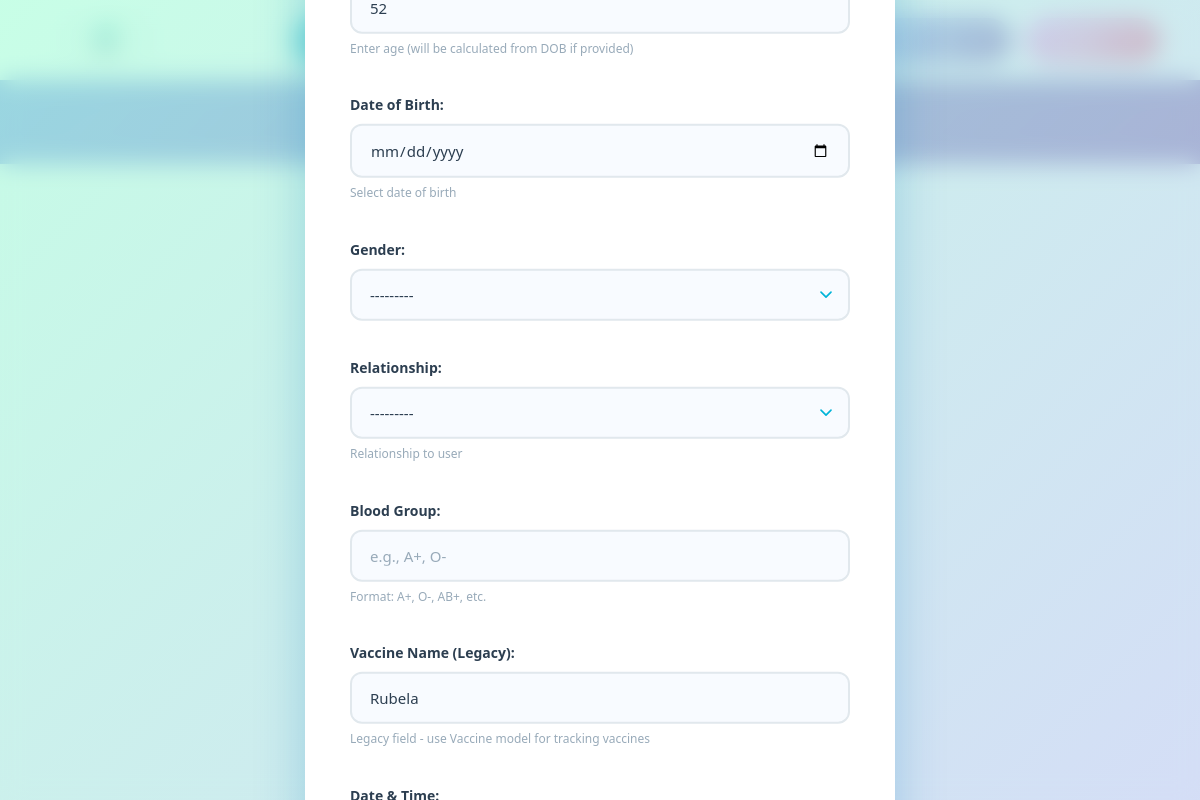
Screenshot of /familymembers/1/edit/ (signed in) with the database file from the repository.
### vaxsafe/models.py (models this page shows, shortened)
class FamilyMember(models.Model):
    RELATIONSHIP_CHOICES = [
        ('Self', 'Self'),
        ('Spouse', 'Spouse'),
        ('Child', 'Child'),
        ('Parent', 'Parent'),
        ('Sibling', 'Sibling'),
        ('Grandparent', 'Grandparent'),
        ('Grandchild', 'Grandchild'),
        ('Other', 'Other'),
    ]
    GENDER_CHOICES = [
        ('Male', 'Male'),
        ('Female', 'Female'),
        ('Other', 'Other')
    ]
    NOTIFICATION_CHOICES = [
        ("Email", "Email"),
        ("SMS", "SMS"),
        ("App Notification", "App Notification")
    ]
    user = models.ForeignKey(User, on_delete=models.CASCADE, related_name="family_members")
    name = models.CharField(max_length=100, help_text="Full name of family member")
    age = models.PositiveIntegerField(blank=True, null=True, help_text="Age (optional if DOB provided)")
    date_of_birth = models.DateField(blank=True, null=True, help_text="Date of birth")
    gender = models.CharField(max_length=10, choices=GENDER_CHOICES, blank=True, null=True)
    relation = models.CharField(max_length=50, choices=RELATIONSHIP_CHOICES, help_text="Relationship to user")
    blood_group = models.CharField(max_length=5, blank=True, null=True, help_text="Blood group (e.g., A+, O-)")
    vaccine_name = models.CharField(max_length=100, blank=True, null=True,
                                    help_text="Legacy field - use Vaccine model instead")
    date_time = models.DateTimeField(blank=True, null=True, help_text="Legacy field")
    notification_type = models.CharField(max_length=50, choices=NOTIFICATION_CHOICES, blank=True, null=True)
    created_at = models.DateTimeField(auto_now_add=True)
    updated_at = models.DateTimeField(auto_now=True)
    class Meta:
        ordering = ['name']
        verbose_name = 'Family Member'
        verbose_name_plural = 'Family Members'
        indexes = [
            models.Index(fields=['user', 'name']),
        ]

### vaxsafe/views.py (the view)
# urls.py: path('familymembers/<int:member_id>/edit/', views.edit_family_member, name='edit_family_member'),
@login_required
def edit_family_member(request, member_id):
    family_member = get_object_or_404(FamilyMember, id=member_id, user=request.user)
    if request.method == 'POST':
        form = FamilyMemberForm(request.POST, instance=family_member)
        if form.is_valid():
            form.save()
            messages.success(request, f'✅ {family_member.name} updated successfully!')
            return redirect('familymembers')
        else:
            messages.error(request, '❌ Please correct the errors below.')
    else:
        form = FamilyMemberForm(instance=family_member)
    context = {
        'form': form,
        'family_member': family_member,
        'title': 'Edit Family Member',
        'is_edit': True
    }
    return render(request, 'htmlpages/addfamilymember.html', context)

### templates/htmlpages/addfamilymember.html (shortened to what this page needs)
{% extends "base_log.html" %}
{% block content %}
  <div class="modal">
    <form method="POST" id="familyForm">
      {{ form.as_p }}
    </form>
  </div>
{% endblock %}

### static/css/style.css (style rules this page uses)
:root { --primary-blue: #0077b6; --primary-teal: #00b4d8; --primary-cyan: #48cae4; --secondary-purple: #667eea; --secondary-violet: #764ba2; --secondary-pink: #fa709a; --accent-green: #0ba360; --accent-orange: #ff8c42; --accent-coral: #ff6b6b; --white: #ffffff; --light-gray: #f8f9fa; --medium-gray: #e1e8ed; --dark-gray: #2c3e50; --text-dark: #1a1a1a; --gradient-primary: linear-gradient(135deg, #00b4d8 0%, #0077b6 100%); --gradient-secondary: linear-gradient(135deg, #667eea 0%, #764ba2 100%); --gradient-success: linear-gradient(135deg, #0ba360 0%, #3cba92 100%); --gradient-sunset: linear-gradient(135deg, #fa709a 0%, #fee140 100%); --gradient-ocean: linear-gradient(135deg, #48c6ef 0%, #6f86d6 100%); --shadow-sm: 0 2px 8px rgba(0, 119, 182, 0.1); --shadow-md: 0 4px 15px rgba(0, 119, 182, 0.2); --shadow-lg: 0 8px 25px rgba(0, 119, 182, 0.3); --shadow-hover: 0 12px 35px rgba(0, 119, 182, 0.4); --radius-sm: 8px; --radius-md: 12px; --radius-lg: 16px; --radius-xl: 20px; --radius-full: 50px; --transition-fast: 0.2s ease; --transition-normal: 0.3s ease; --transition-slow: 0.5s ease; }
body { margin: 0; font-family: 'Segoe UI', Tahoma, Geneva, Verdana, sans-serif; color: var(--text-dark); background: var(--light-gray); line-height: 1.6; }

### templates/htmlpages/addfamilymember.html (style rules this page uses)
.modal { position: fixed; top: 50%; left: 50%; transform: translate(-50%, -50%); width: 90%; max-width: 500px; background: #ffffff; padding: 40px 45px; border-radius: 20px; box-shadow: 0 15px 50px rgba(0, 119, 182, 0.25); z-index: 1001; animation: slideIn 0.4s cubic-bezier(0.34, 1.56, 0.64, 1); }
.modal form { display: flex; flex-direction: column; }
.modal form p { margin-bottom: 20px; }
.modal form p label { display: block; font-weight: 600; color: #2c3e50; margin-bottom: 8px; font-size: 14px; }
.modal input, .modal select, .modal textarea { width: 100%; padding: 14px 18px; border: 2px solid #e1e8ed; border-radius: 12px; font-size: 15px; color: #2c3e50; background: #f8fbff; transition: all 0.3s ease; font-family: 'Segoe UI', Tahoma, Geneva, Verdana, sans-serif; box-sizing: border-box; }
.modal input::placeholder { color: #98aab9; }
.modal select { appearance: none; background-repeat: no-repeat; background-position: right 12px center; background-size: 20px; padding-right: 40px; cursor: pointer; }
.modal .helptext { font-size: 12px; color: #98aab9; margin-top: 5px; display: block; }
.modal input[type="date"] { cursor: pointer; }

### rows the page displays
FamilyMember: age "52", gender "---------", relation "---------", vaccine_name "Rubela"
